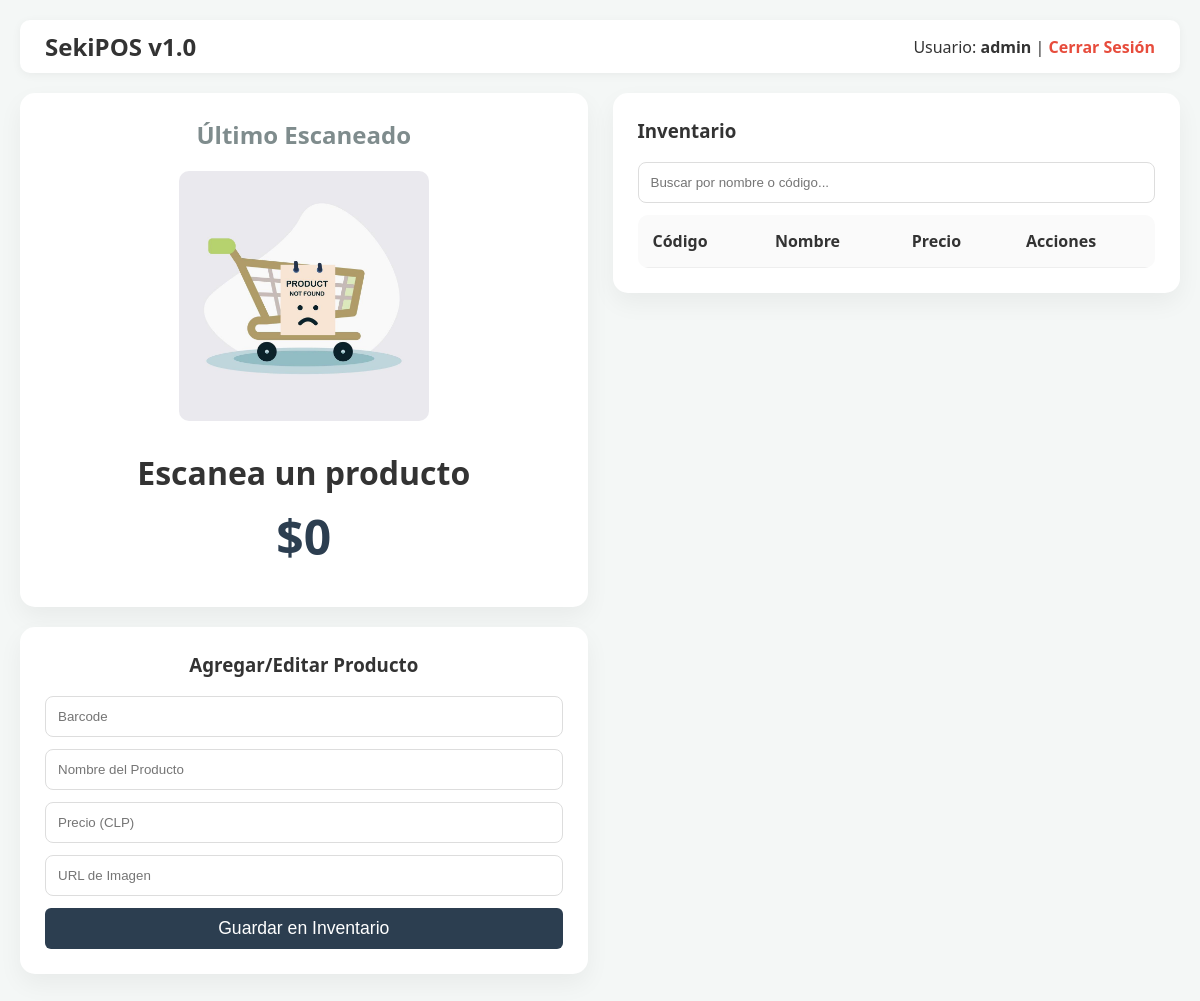
Page / (signed in) on the earlier database version.
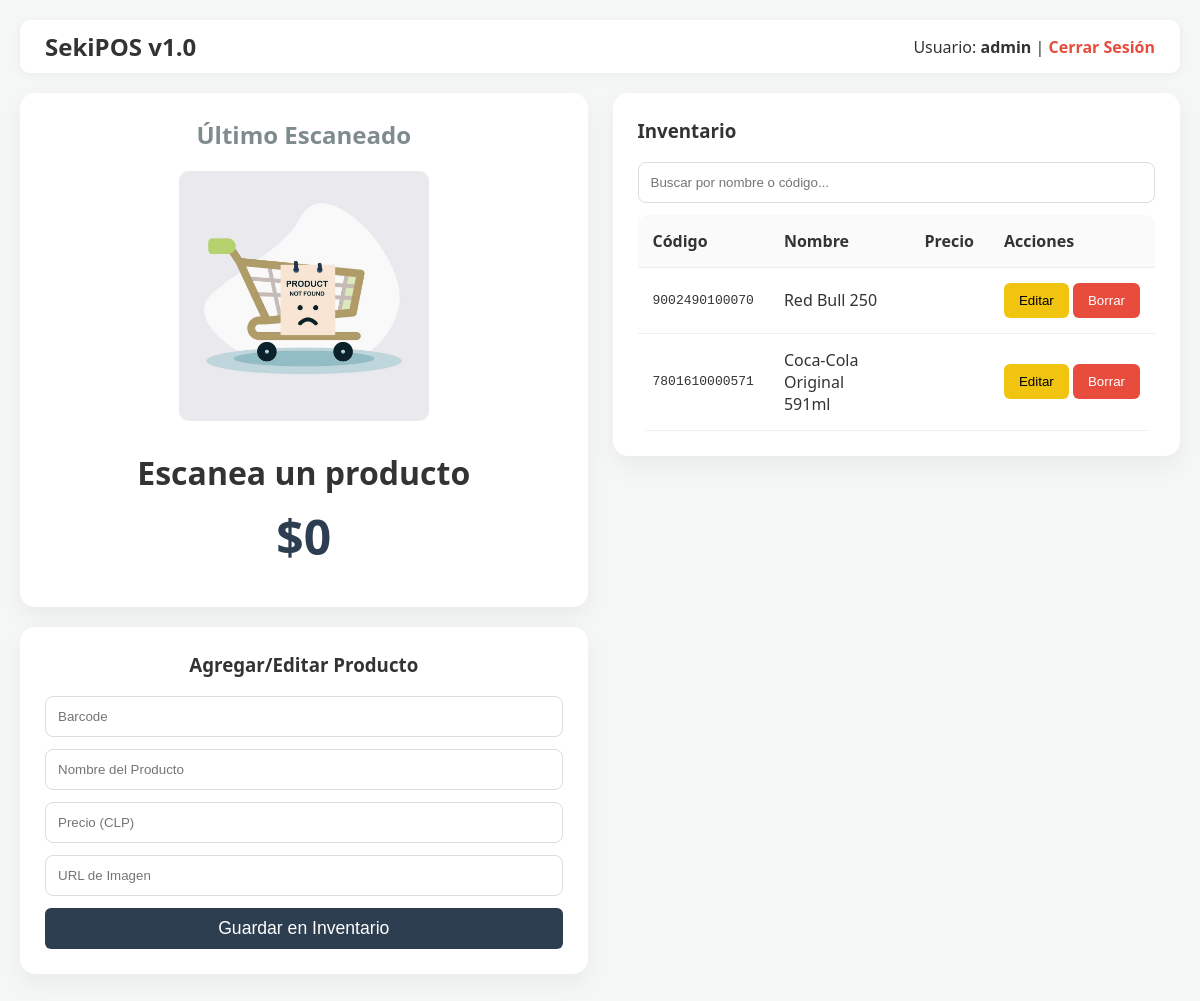
Same page on the later database version.
### tables this page shows
CREATE TABLE users 
                        (id INTEGER PRIMARY KEY, username TEXT UNIQUE, password TEXT);

CREATE TABLE products 
                        (barcode TEXT PRIMARY KEY, name TEXT, price REAL, image_url TEXT);

### app.py (the view)
@app.route('/')
@login_required
def index():
    with sqlite3.connect(DB_FILE) as conn:
        products = conn.execute('SELECT * FROM products').fetchall()
    return render_template('index.html', products=products, user=current_user)

### app.py (called while the page is built)
@login_manager.user_loader
def load_user(user_id):
    with sqlite3.connect(DB_FILE) as conn:
        user = conn.execute('SELECT id, username FROM users WHERE id = ?', (user_id,)).fetchone()
    return User(user[0], user[1]) if user else None

### templates/index.html (shortened to what this page needs)
<!DOCTYPE html>
<html lang="es">
<head>
</head>
<body>
    <div class="header-bar">
        <h2 style="margin:0;">SekiPOS v1.0</h2>
        <div>
            <span>Usuario: <b>{{ user.username }}</b></span> |
            <a href="/logout" style="color: #e74c3c; text-decoration: none; font-weight: bold;">Cerrar Sesión</a>
        </div>
    </div>
    <div class="main-container">
        <div class="column">
            <div class="card" id="scan-display">
                <h2 style="color: #7f8c8d; margin-top:0;">Último Escaneado</h2>
                <img id="display-img" src="./static/placeholder.png" alt="Producto">
                <h1 id="display-name" style="margin: 10px 0;">Escanea un producto</h1>
                <div class="price-tag" id="display-price">$0</div>
            </div>
            <div class="card">
                <h3 id="form-title" style="margin-top:0;">Agregar/Editar Producto</h3>
                <form action="/upsert" method="POST" id="product-form">
                    <input type="text" name="barcode" id="form-barcode" placeholder="Barcode" required>
                    <input type="text" name="name" id="form-name" placeholder="Nombre del Producto" required>
                    <input type="number" name="price" id="form-price" placeholder="Precio (CLP)" required>
                    <input type="text" name="image_url" id="form-image" placeholder="URL de Imagen">
                    <button type="submit" class="btn-save">Guardar en Inventario</button>
                </form>
            </div>
        </div>
        <div class="column">
            <div class="card">
                <h3 style="text-align: left; margin-top:0;">Inventario</h3>
                <input type="text" id="searchInput" onkeyup="searchTable()" placeholder="Buscar por nombre o código...">
                <table id="inventoryTable">
                    <thead>
                        <tr>
                            <th>Código</th>
                            <th>Nombre</th>
                            <th>Precio</th>
                            <th>Acciones</th>
                        </tr>
                    </thead>
                    <tbody>
                        {% for p in products %}
                        <tr>
                            <td style="font-family: monospace;">{{ p[0] }}</td>
                            <td>{{ p[1] }}</td>
                            <td class="price-cell" data-value="{{ p[2] }}"></td>
                            <td style="white-space: nowrap;">
                                <button class="btn-edit" onclick="editProduct('{{ p[0] }}', '{{ p[1] }}', '{{ p[2] }}', '{{ p[3] }}')">Editar</button>
                                <form action="/delete/{{ p[0] }}" method="POST" style="display:inline;">
                                    <button type="submit" class="btn-del" onclick="return confirm('¿Eliminar producto?')">Borrar</button>
                                </form>
                            </td>
                        </tr>
                        {% endfor %}
                    </tbody>
                </table>
            </div>
        </div>
    </div>
</body>
</html>

### templates/index.html (style rules this page uses)
body { font-family: 'Segoe UI', Tahoma, Geneva, Verdana, sans-serif; display: flex; flex-direction: column; padding: 20px; background: #f4f7f6; color: #333; margin: 0; }
.header-bar { display: flex; justify-content: space-between; align-items: center; background: white; padding: 10px 25px; border-radius: 10px; margin-bottom: 20px; box-shadow: 0 2px 10px rgba(0,0,0,0.05); }
.main-container { display: flex; gap: 25px; }
.column { flex: 1; min-width: 400px; }
.card { background: white; padding: 25px; border-radius: 15px; box-shadow: 0 10px 25px rgba(0,0,0,0.05); text-align: center; margin-bottom: 20px; }
#display-img { max-width: 250px; max-height: 250px; border-radius: 10px; margin-bottom: 15px; object-fit: contain; }
.price-tag { font-size: 3em; color: #2c3e50; font-weight: 800; margin: 10px 0; }
input { display: block; width: 100%; margin: 12px 0; padding: 12px; border: 1px solid #ddd; border-radius: 8px; box-sizing: border-box; }
button { padding: 10px 15px; cursor: pointer; border-radius: 6px; border: none; transition: 0.2s; }
.btn-save { background: #2c3e50; color: white; width: 100%; font-size: 1.1em; }
.btn-edit { background: #f1c40f; color: #000; }
.btn-del { background: #e74c3c; color: white; }
table { width: 100%; border-collapse: collapse; background: white; border-radius: 10px; overflow: hidden; }
th, td { padding: 15px; border-bottom: 1px solid #eee; text-align: left; }
th { background: #fafafa; }

Differences in the rows shown:
added products: barcode "9002490100070", name "Red Bull 250", price 1590 (drawn)
added products: barcode "7801610000571", name "Coca-Cola Original 591ml", price 1250 (drawn)
